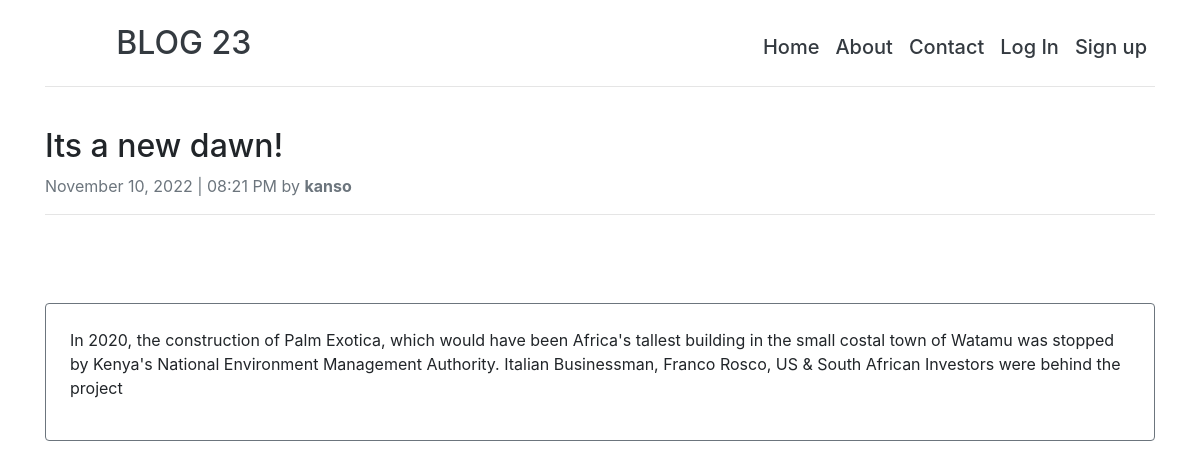
The app's page /add_post/11 with its own data.
### blog.py (models this page shows)
class Blog(db.Model, UserMixin):
    id = db.Column(db.Integer, primary_key=True)
    title = db.Column(db.String(100), nullable=False)
    post = db.Column(db.Text, nullable=False)
    author = db.Column(db.String(50), nullable=False)
    date_created = db.Column(db.DateTime, default=datetime.now(), nullable=False)

### blog.py (the view)
@app.route('/add_post/<int:id>', methods=['GET', 'POST'])
def post_details(id):
    blog = Blog.query.get_or_404(id)
    date_created = datetime.now()
    return render_template('post_details.html', blog=blog)

### templates/post_details.html (shortened to what this page needs)
{% extends 'base.html' %}
{% block content %}
<div class="header"><h2>{{ blog.title }}!</h2></div>
<div class="post-details">
    <div class="mb-1 text-muted">{{blog.date_created.strftime('%B %d, %Y')}} <span> | </span> {{blog.date_created.strftime('%I:%M %p')}} by <strong>{{blog.author}}</strong></div>
    <hr>
    <br>
    <br><br>
    <div class="border border-secondary rounded p-4"><p>{{blog.post}}</p></div>
</div><br><br><br><br><br><br>
{% endblock %}

### records on screen
Blog: title "Its a new dawn", date_created "November 10, 2022", date_created "08:21 PM", author "kanso", post "In 2020, the construction of Palm Exotica, which would have been Africa's tallest building in the small costal town of Watamu was stopped by Kenya's National Environment Management Authority. Italian Businessman, Franco Rosco, US & South African Investors were behind the project"
